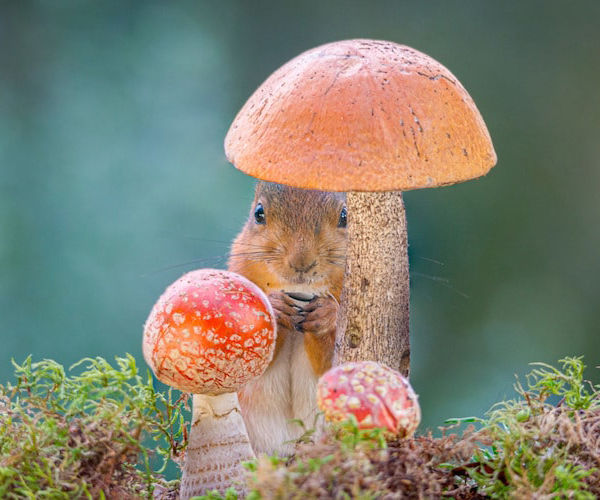
#> input picture PyCharm/pic/Ind.jpg, 600 x 500 px
$ jupyter execute Ind_lab8.ipynb
#> lines starting #> are read from the running program, lines starting #| are printed output that depends on the picture
# Индивидуальное задание (3 примера)

[cell 1]
import cv2
import matplotlib.pyplot as plt
import numpy as np
image=cv2.imread('pic/Ind.jpg')
#> image is the input picture: shape (500, 600, 3); mean B, G, R 113.6, 129.4, 128.7
img = image.copy()
K = 20
s = img.shape
#> s = (500, 600, 3)
h1, w1 = s[0], s[1]
#> h1 = 500; w1 = 600
h = (s[0] - s[0]%K)
#> h = 500
w = (s[1] - s[1]%K)
#> w = 600
img = cv2.resize(img,(w,h))
for y in range(0, h-1, K):
    for x in range(0, w-1, K):
        if len(s)>2:
            s = np.average(img[y:(y+K), x:(x+K)], axis=0)
            img[y:(y+K), x:(x+K)] = np.average(s, axis=0)
        else:
            s = img[y:(y+K), x:(x+K)]
            img[y:(y+K), x:(x+K)] = np.average(s)
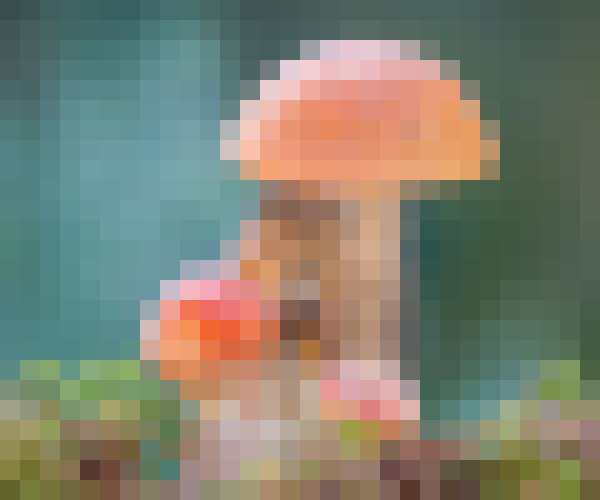
#> img: shape (500, 600, 3); mean B, G, R 113.1, 128.9, 128.2
img = cv2.resize(img,(w1,h1))
res = np.hstack((image,img))
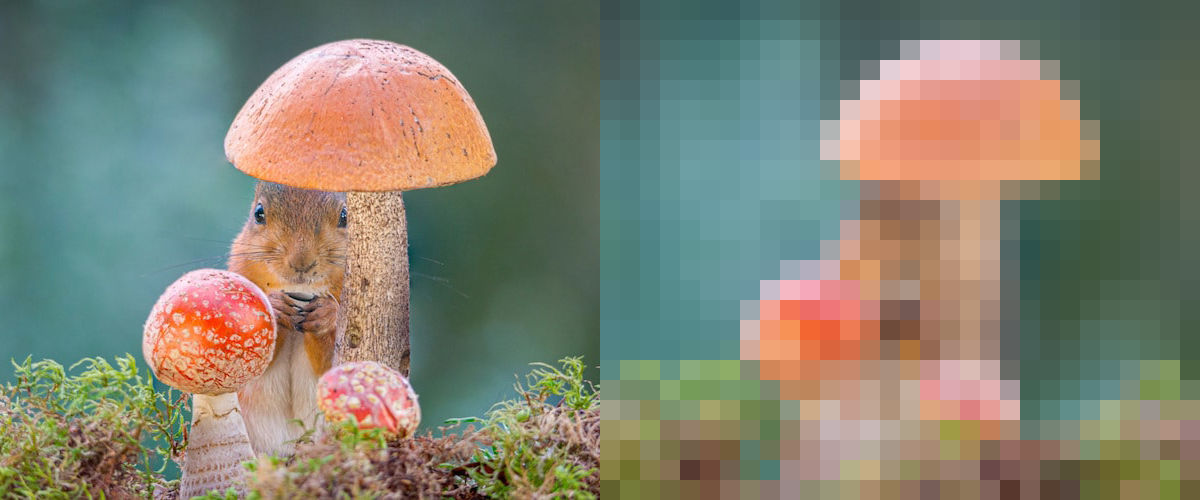
#> res: shape (500, 1200, 3); mean B, G, R 113.4, 129.2, 128.4
plt.imshow(res[...,::-1])
plt.axis("off");

[cell 2]
img=cv2.imread('pic/Ind.jpg')
Z = img.reshape((-1, 3))
Z = np.float32(Z)
crt=(cv2.TERM_CRITERIA_EPS+cv2.TERM_CRITERIA_MAX_ITER, 10, 1.0)
K = 4
ret,label,center=cv2.kmeans(Z,K,None,crt,10,cv2.KMEANS_RANDOM_CENTERS)
#> ret = 422563215.9; center = [[143.8, 142.9, 96.67], [159.1, 176.1, 220.8], [79.2, 95.26, 79.25], [97.54, 133.6, 177.8]]
center = np.uint8(center)
#> center = [[143, 142, 96], [159, 176, 220], [79, 95, 79], [97, 133, 177]]
res = center[label.flatten()]
res2 = res.reshape((img.shape))
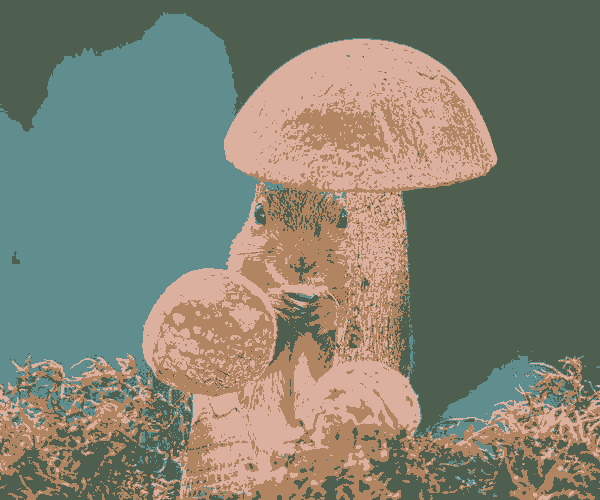
#> res2: shape (500, 600, 3); mean B, G, R 113.2, 129, 128.1
full_res = np.hstack((res2, img))
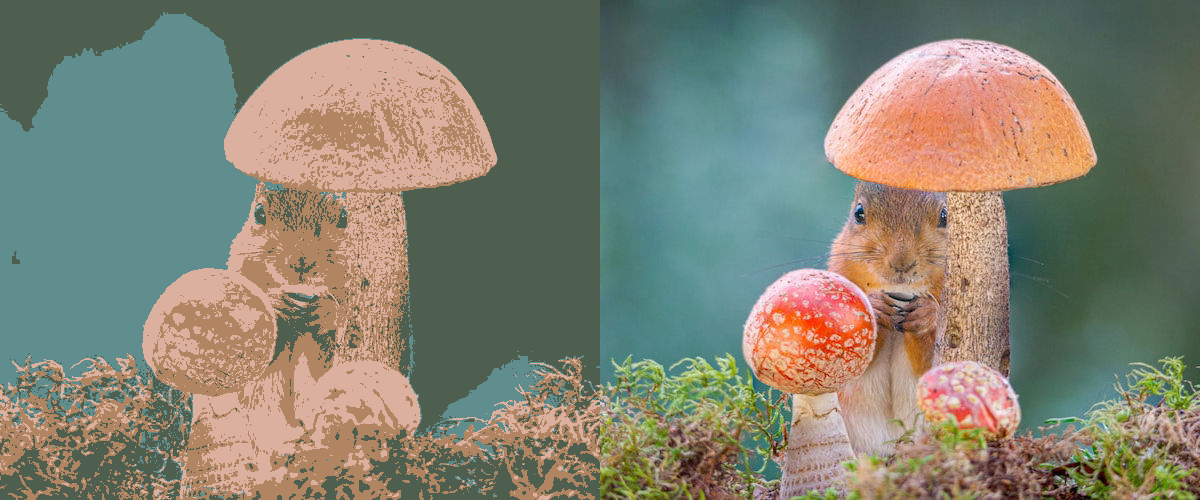
#> full_res: shape (500, 1200, 3); mean B, G, R 113.4, 129.2, 128.4
plt.imshow(full_res[...,::-1])
plt.axis('off');

[cell 3]
import cv2
import matplotlib.pyplot as plt
import numpy as np
image=cv2.imread('pic/Ind.jpg')
img = image.copy()
K = 20
s = img.shape
h1, w1 = s[0], s[1]
h = (s[0] - s[0]%K)
w = (s[1] - s[1]%K)
img = cv2.resize(img,(w,h))
for y in range(0, h-1, K):
    for x in range(0, w-1, K):
        if len(s)>2:
            s = np.average(img[y:(y+K), x:(x+K)], axis=0)
            img[y:(y+K), x:(x+K)] = np.average(s, axis=0)
        else:
            s = img[y:(y+K), x:(x+K)]
            img[y:(y+K), x:(x+K)] = np.average(s)
img = cv2.resize(img,(w1,h1))
Z = image.reshape((-1, 3))
Z = np.float32(Z)
crt=(cv2.TERM_CRITERIA_EPS+cv2.TERM_CRITERIA_MAX_ITER, 10, 1.0)
K = 4
ret,label,center=cv2.kmeans(Z,K,None,crt,10,cv2.KMEANS_RANDOM_CENTERS)
#> ret = 422079164.3; center = [[79.39, 94.96, 78.18], [154.7, 173.4, 220.1], [94.15, 130.7, 171.1], [144, 143, 96.56]]
center = np.uint8(center)
#> center = [[79, 94, 78], [154, 173, 220], [94, 130, 171], [144, 142, 96]]
res = center[label.flatten()]
res2 = res.reshape((image.shape))
res = np.hstack((res2,img))
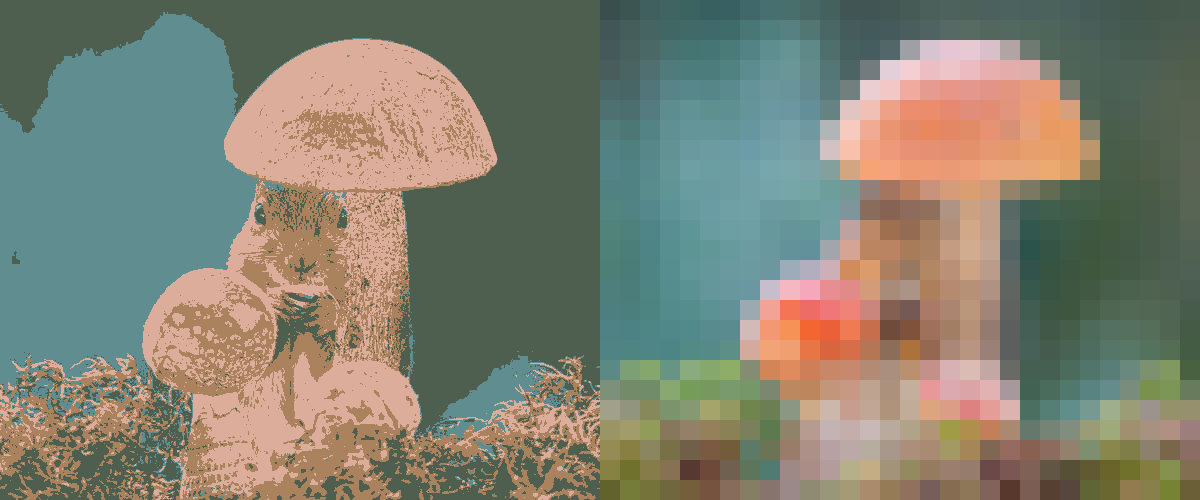
#> res: shape (500, 1200, 3); mean B, G, R 113.2, 128.8, 128.3
plt.imshow(res[...,::-1])
plt.axis("off");
